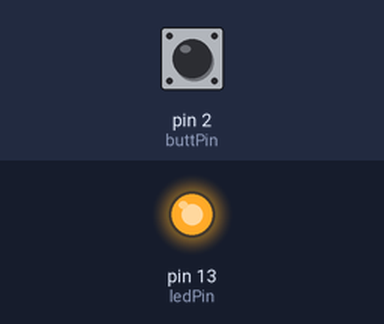
The sketch below on a simulated Arduino Uno, built with avr-gcc and run on an emulated ATmega328P. Shown: output pins drawn as LEDs (lit = HIGH). The inputs (shaded band) are chosen by the test bench; at power-on: pin 2 (buttPin) HIGH.

Above: at 1.2 s.
1.3 s: pin 2 (buttPin) pulled LOW for 0.15 s
At 1.37 s:
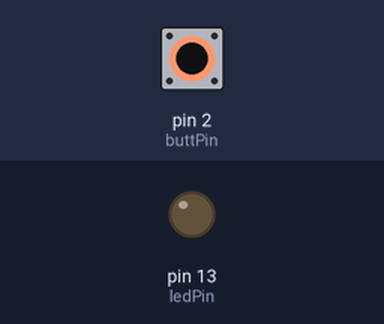
2.9 s: pin 2 (buttPin) pulled LOW for 3.2 s
At 7.4 s:
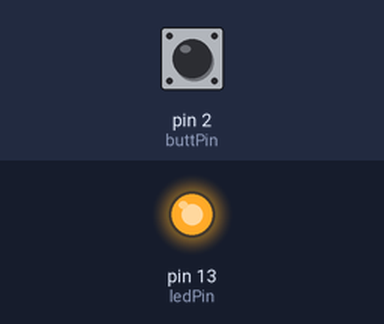
Timing chart, 0 to 8.9 s (numbered marks = the images above; inputs shaded):
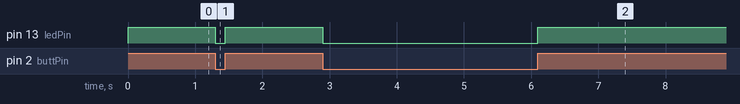

Measured:
- after the input at 1.3 s, pin 13 (ledPin): HIGH → LOW at once, → HIGH 0.15 s later
- after the input at 2.9 s, pin 13 (ledPin): HIGH → LOW at once, → HIGH 3.2 s later

The sketch:

BigBangInputs.ino
```cpp
/* Analog Read to LED
 * ------------------
 *
 * turns on and off a light emitting diode(LED) connected to digital
 * pin 13. The amount of time the LED will be on and off depends on
 * the value obtained by analogRead(). In the easiest case we connect
 * a potentiometer to analog pin 2.
 *
 * Created 1 December 2005
 * copyleft 2005 DojoDave <http://www.0j0.org>
 * http://arduino.berlios.de
 *
 */

#include "Inputs.h"
int potPin = A2;    // select the input pin for the potentiometer
int buttPin = 2;
int ledPin = 13;   // select the pin for the LED
int val1 = 0;       // variable to store the value coming from the sensor

Potentiometer Pot1(potPin);
Button Butt1(buttPin);

void setup() {
  pinMode(ledPin, OUTPUT);  // declare the ledPin as an OUTPUT

}

void loop() {
//  val1 = Pot1.ReadVal();    // read the value from the sensor
//  digitalWrite(ledPin, HIGH);  // turn the ledPin on
//  delay(val1);                  // stop the program for some time
//  digitalWrite(ledPin, LOW);   // turn the ledPin off
//  delay(val1);                  // stop the program for some time

  if (Butt1.ReadVal() == HIGH) //Normally open, i.e. when press button, LED goes off
  {
    digitalWrite(ledPin, HIGH);
  }
  else
  {
    digitalWrite(ledPin, LOW);
  }
}
```

Inputs.h
```cpp
#ifndef _Inputs_h
#define _Inputs_h

class Potentiometer
{

  private:
    int pinnum;

  public:
    Potentiometer(int pot_pin);
    ReadVal();
};


// Set a pin number to the Potentiometer class
Potentiometer::Potentiometer(int pot_pin)
{
  pinnum = pot_pin;
}

//Return value read from the potentiometer
int Potentiometer::ReadVal()
{
  int val = analogRead(pinnum);

  return val;
}

class Button
{

  private:
    int pinnum;

  public:
    Button(int butt_pin);
    ReadVal();

};

Button::Button(int butt_pin)
{
  pinMode(butt_pin, INPUT_PULLUP);
  pinnum = butt_pin;
}

int Button::ReadVal()
{
  int val = digitalRead(pinnum);

  return val;
}

#endif
```
